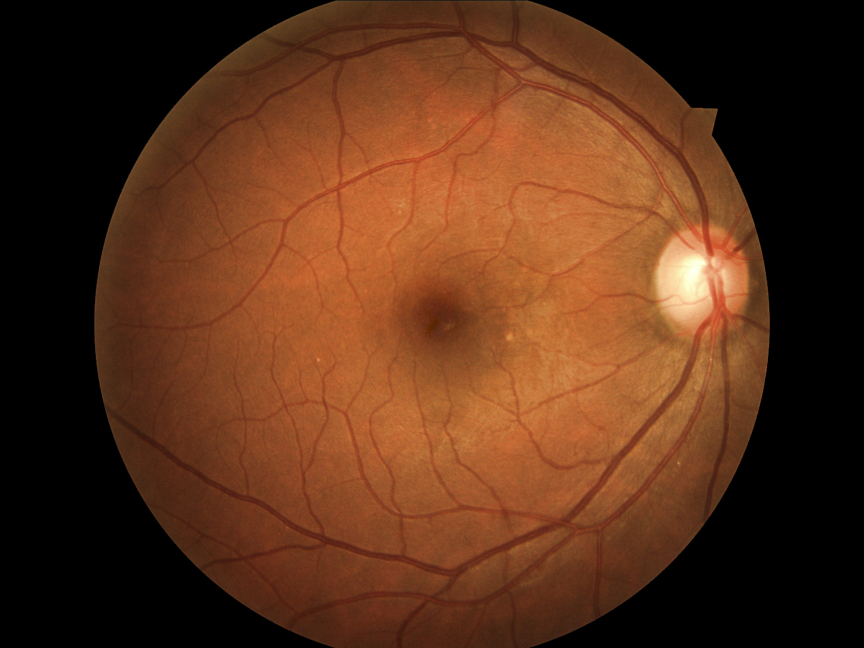
#> input picture sample/13_right.jpeg, 2592 x 1944 px, found by its file name (shown at 1/3 size)
$ jupyter execute --allow-errors preprocessimages.ipynb   (shell and % lines are left out)   (Python 2 division)
#> lines starting #> are read from the running program, lines starting #| are printed output that depends on the picture
#Preprocessing Images

This notebook shows the preprocessing procedure for an image.
The general steps are:
1) load the image and pad the shorter side with black to make it square
2) find the center and radius of the eye and trim a square to that size
3) convert to grayscale and normalize the color range with contrast stretching
4) resize the image to 64x64 and 128x128
5) create 7 additional images for each size from rotations (90,180,270-deg) and flip and rotations (0,90,180,270-deg)

**Note:** Visualizations are shown in notebook but not needed in preprocessing script

###Load libraries

[cell 1]

import matplotlib.pyplot as plt  # for visualizations

import numpy as np

from sklearn.metrics import classification_report

from PIL import Image
import PIL

from skimage.transform import resize
from skimage.util import img_as_ubyte
from skimage.color import rgb2gray

from csv import DictReader
from collections import defaultdict

import cPickle

###Look at some 64x64 current preprocessed images

[cell 2]
# load a sample of images
path = "images_graySample.cpickle"
#> (the rest of this cell did not finish here and is left out)

[cell 3]
# look at the first few images
num_images = 4
f,p = plt.subplots(1,num_images, figsize=(20,5))
plt.rc('image', cmap='gray')
#> (the rest of this cell did not finish here and is left out)

###Open a jpeg image

[cell 4]
thirteenR = Image.open("13_right.jpeg")
#> thirteenR is the input picture: PIL image 2592x1944 RGB; mean R, G, B 89.4, 48.9, 25.5
tenL = Image.open("10_left.jpeg")
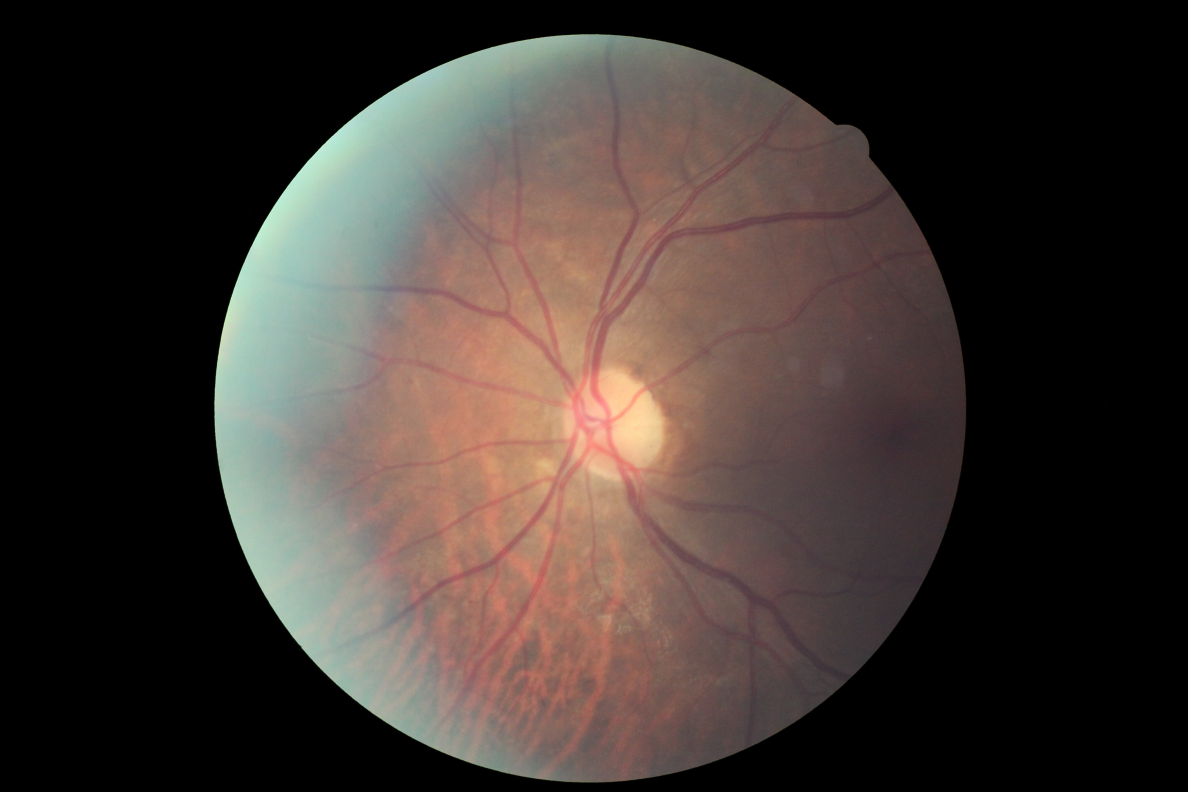
#> input picture sample/10_left.jpeg, 4752 x 3168 px, found by its file name (shown at 1/4 size)
#> tenL is the input picture: PIL image 4752x3168 RGB; mean R, G, B 64.1, 54.6, 49.9
# look at image sizes
print np.asarray(thirteenR).shape
#| (1944, 2592, 3)
print np.asarray(tenL).shape
#| (3168, 4752, 3)

##Pad image with black to make square

[cell 5]
imagename = "13_right.jpeg"
im = Image.open(imagename)
im = np.asarray(im)

# get height and width of the image
ht =im.shape[0]
#> ht = 1944
wd = im.shape[1]
#> wd = 2592
print "height = ",ht
#| height =  1944
print "width = ",wd
#| width =  2592

# amount of padding needed to make a square image
paddingamt = int(np.absolute(wd-ht)/2.0)
#> paddingamt = 324

# axis for concatenation
concataxis = 1*(wd<ht)
#> concataxis = 0

# make padding arrays
if concataxis==0:
    padding = np.zeros((paddingamt, im.shape[1], im.shape[2]))
else:
    padding = np.zeros((im.shape[0], paddingamt, im.shape[2]))

print "\noriginal image shape = ",im.shape
#| original image shape =  (1944, 2592, 3)
print "shape of padding = ",padding.shape
#| shape of padding =  (324, 2592, 3)

# concatenate to make padded image
paddedim = np.concatenate([padding, im, padding], axis=concataxis)
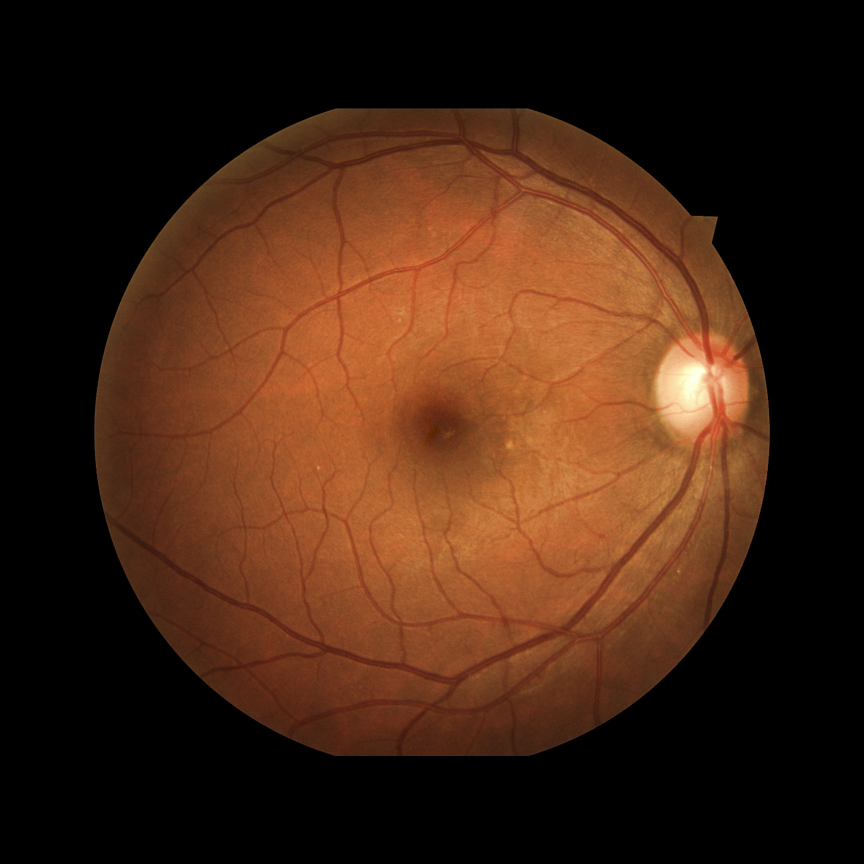
#> paddedim: shape (2592, 2592, 3) float64 (shown at 1/3 size); mean R, G, B 67, 36.6, 19.1

# show the images
f, axarr = plt.subplots(1,2)
axarr[0].imshow(im)
#> (the rest of this cell did not finish here and is left out)

### Make grayscale and make eye part of image white

[cell 6]
# convert to grayscale
paddedimgray = rgb2gray(paddedim)
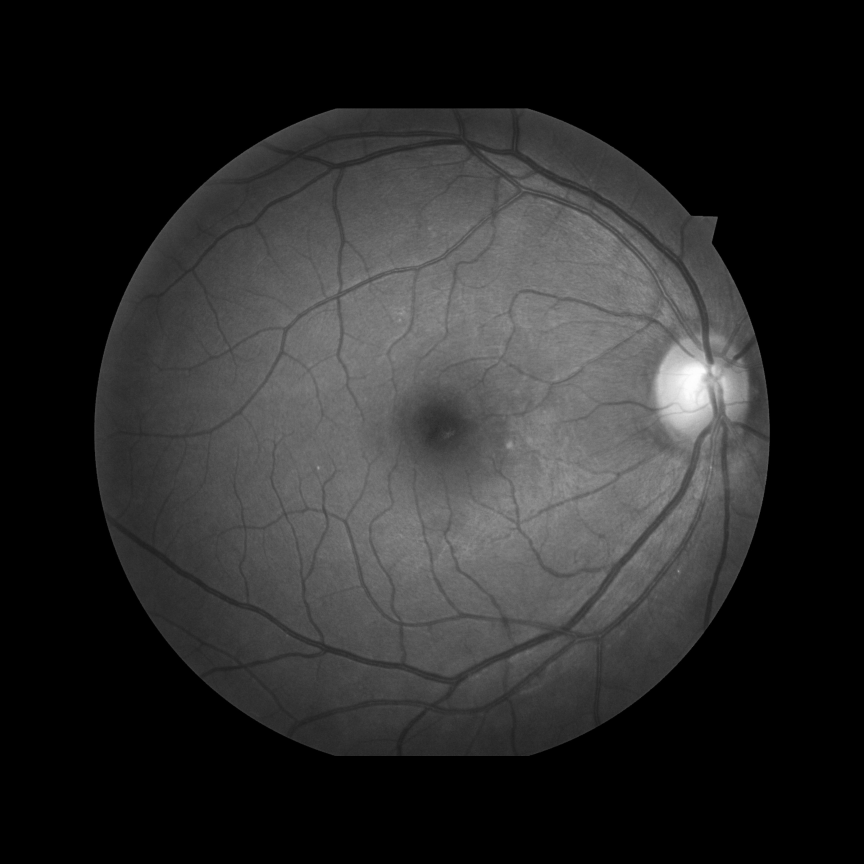
#> paddedimgray: shape (2592, 2592) float64 (shown at 1/3 size); min 0, max 254.3, mean 41.8
plt.imshow(paddedimgray)

[cell 7]
# make any part of the image that is not (very close to) black, white
whitened = np.zeros(paddedimgray.shape)
whitened[paddedimgray>0.1]=255
plt.imshow(whitened)
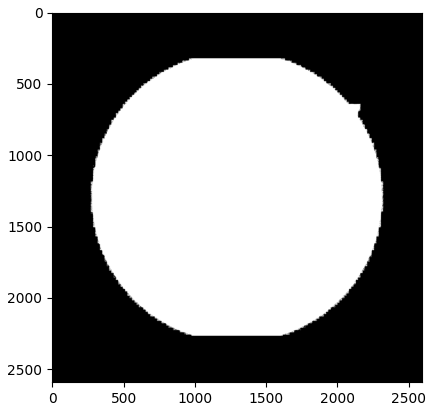
#> figure drawn by matplotlib, 1 panel

## Find center and radius of whitened eyeball

[cell 8]
cntrrow = int(np.mean(np.where(whitened==255)[0]))
cntrcol = int(np.mean(np.where(whitened==255)[1]))

print("Center of white area at (%d, %d)" % (cntrrow, cntrcol))

d1 = np.max(np.where(whitened[cntrrow,:]==255))-np.min(np.where(whitened[cntrrow,:]==255))
d2 = np.max(np.where(whitened[:,cntrcol]==255))-np.min(np.where(whitened[:,cntrcol]==255))
radius = np.max([d1,d2])/2.0
print "radius = ",radius

[cell 9]
# Plot area identified as eye to verify (not part of preprocessing)
plt.rc('image', cmap='gray')
f, p = plt.subplots(1,1)
p.add_artist(plt.Circle((cntrcol, cntrrow), radius=radius, fc = 'b', alpha=0.5))
p.imshow(paddedimgray)
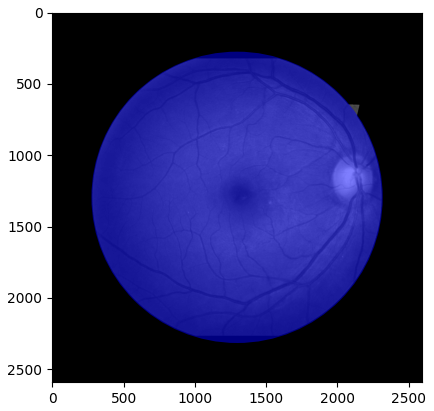
#> figure drawn by matplotlib, 1 panel
